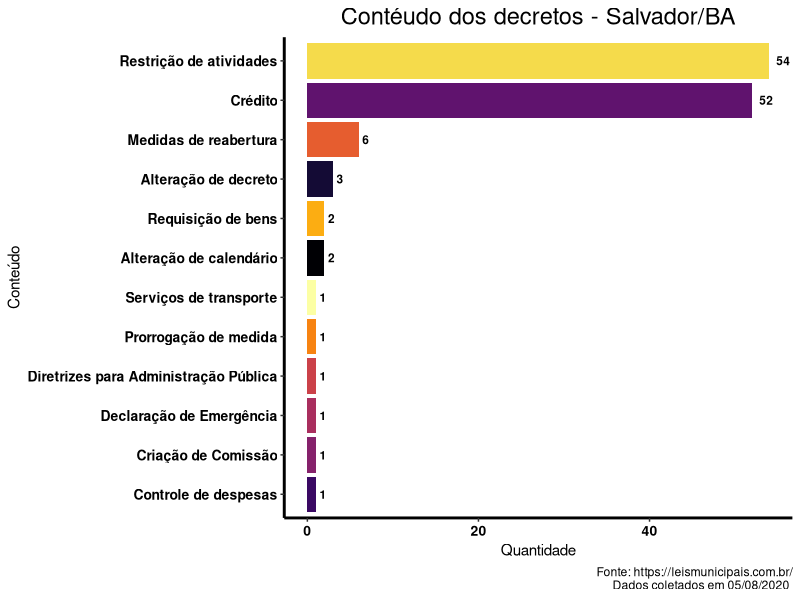
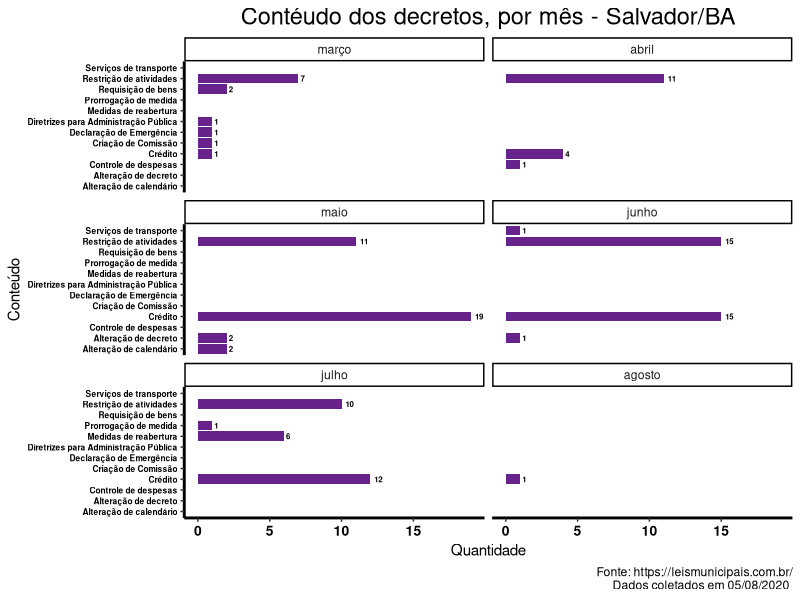

Write R code to recreate these figures, in order.


library(dplyr)
library(ggplot2)
library(readxl)
library(viridis)
library(stringr)

#Pasta de Trabalho
setwd("C:\\Users\\pc\\Desktop\\Cidacs\\Decretos")

# Dataset
dec_ba <- read_excel("Decretos_em_Salvador_05082020_v2.xlsx",sheet = 1)

dec_ba$Data <- gsub(".*de (.+) de.*", "\\1", dec_ba$Data)

# Criando coluna para contagem e mês
dec_ba <- dec_ba %>% mutate(n = 1)
#dec_ba <- dec_ba %>% mutate(month = format(Data, "%m"))


############## Decretos SSA - Por Tipo ############
Conteudo_ssa_tipo <-  dec_ba %>% filter(Codigo_Municipio == "2927408") %>% 
  group_by(`Conteúdo`) %>% summarise(total_decs = sum(n))


# gráfico
ggplot(Conteudo_ssa_tipo, aes(fill = `Conteúdo`, y = total_decs, x =reorder(`Conteúdo`, +total_decs))) +
  geom_bar(position = "dodge", stat = "identity") +
  geom_text(aes(label=total_decs),size = 3, position =position_dodge(width=0.9),
            hjust=-0.5, color = 'black',fontface='bold') +
  theme_classic() +
  coord_flip() +
  theme(axis.title.x = element_text(colour = "black"),
        axis.title.y = element_text(colour = "black"),
        axis.text.y = element_text(face="bold", color="#000000", 
                                   size=10),
        axis.line = element_line(colour = "black", 
                                 size = 1, linetype = "solid"),
        axis.text=element_text(size=6, face="bold"),
        axis.text.x = element_text(face="bold", color="#000000", size=10),
        plot.title = element_text(colour = "black", size = 17, hjust=0.5),
        legend.position = "",
        legend.background = element_rect(fill="ghostwhite",size=0.7, linetype="blank")) +
  labs(caption = "Fonte: https://leismunicipais.com.br/\nDados coletados em 05/08/2020 ",x = "Conteúdo", fill = "Tipo do Conteúdo: ", y = "Quantidade",
       title = "Contéudo dos decretos - Salvador/BA") +
  scale_fill_viridis(discrete=TRUE,option = "B")


############## Decretos SSA - Por Data ############

Conteudo_ssa_data <-  dec_ba %>% filter(Codigo_Municipio == "2927408") %>% 
  group_by(`Conteúdo`, Data) %>% summarise(total_decs = sum(n)) #%>% mutate(mes_escrito = case_when(
#  Data == "03" ~ "março",
# Data == "04" ~ "abril",
#Data == "05" ~ "maio",
#Data == "06" ~ "junho",
#Data == "07" ~ "julho",
#Data == "08" ~ "agosto"
#))

# ordendando o eixo do mês
Conteudo_ssa_data$Data <- factor(Conteudo_ssa_data$Data,
                                 levels = c("março","abril","maio","junho","julho","agosto"))



# gráfico
ggplot(Conteudo_ssa_data, aes(fill = `Conteúdo`, y = total_decs, x =`Conteúdo`)) +
  geom_bar(stat = "identity", fill = "darkorchid4") +
  geom_text(aes(label=total_decs),size = 2, position =position_dodge(width=0.9),
            hjust=-0.5, color = 'black',fontface='bold') +
  facet_wrap( ~ Data, ncol = 2) +
  theme_classic() +
  coord_flip() +
  theme(axis.title.x = element_text(colour = "black"),
        axis.title.y = element_text(colour = "black"),
        axis.text.y = element_text(face="bold", color="#000000", 
                                   size=6),
        axis.line = element_line(colour = "black", 
                                 size = 1, linetype = "solid"),
        axis.text=element_text(size=6, face="bold"),
        axis.text.x = element_text(face="bold", color="#000000", size=10),
        plot.title = element_text(colour = "black", size = 17, hjust=0.5),
        legend.position = "bottom",
        legend.background = element_rect(fill="ghostwhite",size=0.7, linetype="blank")) +
  labs(caption = "Fonte: https://leismunicipais.com.br/\nDados coletados em 05/08/2020 ",x = "Conteúdo", fill = "Tipo do Conteúdo: ", y = "Quantidade",
       title = "Contéudo dos decretos, por mês - Salvador/BA")
